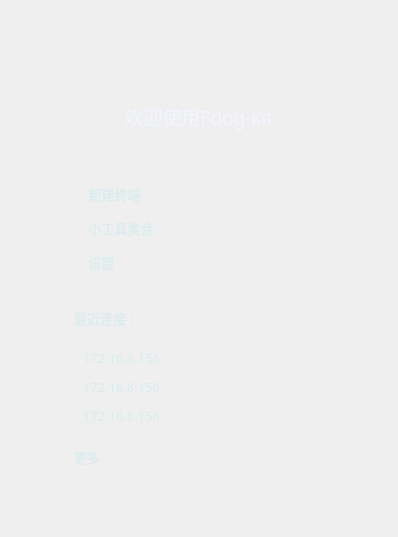
                  <widget class="QWidget" name="widget_welcome_body" native="true">
                   <layout class="QHBoxLayout" name="horizontalLayout_5">
                    <property name="topMargin">
                     <number>0</number>
                    </property>
                    <item>
                     <spacer name="widget_welcome_body_horizontalSpacer_left">
                      <property name="orientation">
                       <enum>Qt::Horizontal</enum>
                      </property>
                      <property name="sizeHint" stdset="0">
                       <size>
                        <width>40</width>
                        <height>20</height>
                       </size>
                      </property>
                     </spacer>
                    </item>
                    <item>
                     <widget class="QWidget" name="widget_welcome_body_widget" native="true">
                      <layout class="QHBoxLayout" name="horizontalLayout_4">
                       <property name="topMargin">
                        <number>0</number>
                       </property>
                       <item>
                        <widget class="QWidget" name="widget_welcome_body_widget2" native="true">
                         <property name="layoutDirection">
                          <enum>Qt::LeftToRight</enum>
                         </property>
                         <layout class="QVBoxLayout" name="verticalLayout_8">
                          <property name="spacing">
                           <number>20</number>
                          </property>
                          <property name="topMargin">
                           <number>0</number>
                          </property>
                          <item>
                           <spacer name="widget_welcome_body_widget2_verticalSpacer_top">
                            <property name="orientation">
                             <enum>Qt::Vertical</enum>
                            </property>
                            <property name="sizeType">
                             <enum>QSizePolicy::Expanding</enum>
                            </property>
                            <property name="sizeHint" stdset="0">
                             <size>
                              <width>20</width>
                              <height>5</height>
                             </size>
                            </property>
                           </spacer>
                          </item>
                          <item>
                           <widget class="QWidget" name="widget_welcome_body_widget2_info" native="true">
                            <property name="minimumSize">
                             <size>
                              <width>0</width>
                              <height>0</height>
                             </size>
                            </property>
                            <property name="maximumSize">
                             <size>
                              <width>16777215</width>
                              <height>160</height>
                             </size>
                            </property>
                            <layout class="QVBoxLayout" name="verticalLayout_11">
                             <property name="spacing">
                              <number>0</number>
                             </property>
                             <item>
                              <widget class="QWidget" name="widget_welcome_body_widget2_info_widget" native="true">
                               <property name="sizePolicy">
                                <sizepolicy hsizetype="Preferred" vsizetype="Preferred">
                                 <horstretch>48</horstretch>
                                 <verstretch>48</verstretch>
                                </sizepolicy>
                               </property>
                               <property name="minimumSize">
                                <size>
                                 <width>80</width>
                                 <height>80</height>
                                </size>
                               </property>
                               <property name="maximumSize">
                                <size>
                                 <width>16777215</width>
                                 <height>80</height>
                                </size>
                               </property>
                               <layout class="QHBoxLayout" name="horizontalLayout_3">
                                <property name="leftMargin">
                                 <number>0</number>
                                </property>
                                <property name="topMargin">
                                 <number>0</number>
                                </property>
                                <property name="rightMargin">
                                 <number>0</number>
                                </property>
                                <property name="bottomMargin">
                                 <number>0</number>
                                </property>
                                <item>
                                 <widget class="QLabel" name="widget_welcome_body_widget2_info_widget_icon">
                                  <property name="minimumSize">
                                   <size>
                                    <width>80</width>
                                    <height>80</height>
                                   </size>
                                  </property>
                                  <property name="maximumSize">
                                   <size>
                                    <width>80</width>
                                    <height>80</height>
                                   </size>
                                  </property>
                                  <property name="font">
                                   <font>
                                    <family>OPPOSans B</family>
                                    <pointsize>20</pointsize>
                                    <stylestrategy>PreferAntialias</stylestrategy>
                                   </font>
                                  </property>
                                  <property name="styleSheet">
                                   <string notr="true">border-image: url(:/lib/icon_80.png);</string>
                                  </property>
                                  <property name="text">
                                   <string/>
                                  </property>
                                 </widget>
                                </item>
                               </layout>
                              </widget>
                             </item>
                             <item>
                              <widget class="QLabel" name="widget_welcome_body_widget2_info_text">
                               <property name="minimumSize">
                                <size>
                                 <width>0</width>
                                 <height>45</height>
                                </size>
                               </property>
                               <property name="maximumSize">
                                <size>
                                 <width>16777215</width>
                                 <height>45</height>
                                </size>
                               </property>
                               <property name="font">
                                <font>
                                 <family>OPPOSans B</family>
                                 <pointsize>14</pointsize>
                                 <weight>50</weight>
                                 <italic>false</italic>
                                 <bold>false</bold>
                                 <stylestrategy>PreferAntialias</stylestrategy>
                                </font>
                               </property>
                               <property name="styleSheet">
                                <string notr="true">color: qlineargradient(spread:pad, x1:0.789318, y1:0.358, x2:1, y2:1, stop:0 rgba(0, 213, 205, 255), stop:1 rgba(255, 255, 255, 255));
color: rgb(242, 245, 255);</string>
                               </property>
                               <property name="text">
                                <string>欢迎使用Fdog-kit</string>
                               </property>
                               <property name="alignment">
                                <set>Qt::AlignCenter</set>
                               </property>
                              </widget>
                             </item>
                            </layout>
                           </widget>
                          </item>
                          <item>
                           <widget class="QWidget" name="widget_welcome_body_widget2_newCreate" native="true">
                            <property name="minimumSize">
                             <size>
                              <width>260</width>
                              <height>120</height>
                             </size>
                            </property>
                            <property name="maximumSize">
                             <size>
                              <width>260</width>
                              <height>120</height>
                             </size>
                            </property>
                            <property name="styleSheet">
                             <string notr="true">background-color: rgba(217, 236, 237, 10);
border-radius: 10px;</string>
                            </property>
                            <layout class="QVBoxLayout" name="verticalLayout_10">
                             <property name="spacing">
                              <number>3</number>
                             </property>
                             <property name="leftMargin">
                              <number>15</number>
                             </property>
                             <property name="topMargin">
                              <number>10</number>
                             </property>
                             <property name="rightMargin">
                              <number>15</number>
                             </property>
                             <property name="bottomMargin">
                              <number>10</number>
                             </property>
                             <item>
                              <widget class="QToolButton" name="widget_welcome_body_widget2_newCreate_newTerminal">
                               <property name="sizePolicy">
                                <sizepolicy hsizetype="Maximum" vsizetype="Maximum">
                                 <horstretch>50</horstretch>
                                 <verstretch>50</verstretch>
                                </sizepolicy>
                               </property>
                               <property name="minimumSize">
                                <size>
                                 <width>0</width>
                                 <height>30</height>
                                </size>
                               </property>
                               <property name="font">
                                <font>
                                 <family>OPPOSans B</family>
                                 <pointsize>10</pointsize>
                                 <stylestrategy>PreferAntialias</stylestrategy>
                                </font>
                               </property>
                               <property name="layoutDirection">
                                <enum>Qt::LeftToRight</enum>
                               </property>
                               <property name="styleSheet">
                                <string notr="true">QToolButton {
	
	color: rgb(217, 236, 237);
	background-color: rgba(255, 255, 255, 0);
	border: none;
}

QToolButton::menu-indicator { 
	image: None;
}

 
QToolButton:hover {
	color: rgb(255, 255, 255);
	background-color: rgba(255, 255, 255, 0);
	border: none;
}</string>
                               </property>
                               <property name="text">
                                <string>新建终端</string>
                               </property>
                               <property name="icon">
                                <iconset resource="lib.qrc">
                                 <normaloff>:/lib/add3.png</normaloff>:/lib/add3.png</iconset>
                               </property>
                               <property name="iconSize">
                                <size>
                                 <width>20</width>
                                 <height>20</height>
                                </size>
                               </property>
                               <property name="toolButtonStyle">
                                <enum>Qt::ToolButtonTextBesideIcon</enum>
                               </property>
                              </widget>
                             </item>
                             <item>
                              <widget class="QToolButton" name="widget_welcome_body_widget2_newCreate_newTool">
                               <property name="sizePolicy">
                                <sizepolicy hsizetype="Maximum" vsizetype="Maximum">
                                 <horstretch>50</horstretch>
                                 <verstretch>50</verstretch>
                                </sizepolicy>
                               </property>
                               <property name="minimumSize">
                                <size>
                                 <width>0</width>
                                 <height>30</height>
                                </size>
                               </property>
                               <property name="font">
                                <font>
                                 <family>OPPOSans B</family>
                                 <pointsize>10</pointsize>
                                 <stylestrategy>PreferAntialias</stylestrategy>
                                </font>
                               </property>
                               <property name="layoutDirection">
                                <enum>Qt::LeftToRight</enum>
                               </property>
                               <property name="styleSheet">
                                <string notr="true">QToolButton {
	color: rgb(217, 236, 237);
	background-color: rgba(255, 255, 255, 0);
	border: none;
}

QToolButton::menu-indicator { 
	image: None;
}

 
QToolButton:hover {
	color: rgb(255, 255, 255);
	background-color: rgba(255, 255, 255, 0);
	border: none;
}</string>
                               </property>
                               <property name="text">
                                <string>小工具集合</string>
                               </property>
                               <property name="icon">
                                <iconset resource="lib.qrc">
                                 <normaloff>:/lib/tool2.png</normaloff>:/lib/tool2.png</iconset>
                               </property>
                               <property name="iconSize">
                                <size>
                                 <width>20</width>
                                 <height>20</height>
                                </size>
                               </property>
                               <property name="toolButtonStyle">
                                <enum>Qt::ToolButtonTextBesideIcon</enum>
                               </property>
                              </widget>
                             </item>
                             <item>
                              <widget class="QToolButton" name="widget_welcome_body_widget2_newCreate_setting">
                               <property name="sizePolicy">
                                <sizepolicy hsizetype="Maximum" vsizetype="Maximum">
                                 <horstretch>50</horstretch>
                                 <verstretch>50</verstretch>
                                </sizepolicy>
                               </property>
                               <property name="minimumSize">
                                <size>
                                 <width>0</width>
                                 <height>30</height>
                                </size>
                               </property>
                               <property name="font">
                                <font>
                                 <family>OPPOSans B</family>
                                 <pointsize>10</pointsize>
                                 <stylestrategy>PreferAntialias</stylestrategy>
                                </font>
                               </property>
                               <property name="styleSheet">
                                <string notr="true">QToolButton {
	color: rgb(217, 236, 237);
	background-color: rgba(255, 255, 255, 0);
	border: none;
}

QToolButton::menu-indicator { 
	image: None;
}

 
QToolButton:hover {
	color: rgb(255, 255, 255);
	background-color: rgba(255, 255, 255, 0);
	border: none;
}</string>
                               </property>
                               <property name="text">
                                <string>设置</string>
                               </property>
                               <property name="icon">
                                <iconset resource="lib.qrc">
                                 <normaloff>:/lib/setiing2.png</normaloff>:/lib/setiing2.png</iconset>
                               </property>
                               <property name="iconSize">
                                <size>
                                 <width>20</width>
                                 <height>20</height>
                                </size>
                               </property>
                               <property name="toolButtonStyle">
                                <enum>Qt::ToolButtonTextBesideIcon</enum>
                               </property>
                              </widget>
                             </item>
                            </layout>
                           </widget>
                          </item>
                          <item>
                           <widget class="QWidget" name="widget_welcome_body_widget2_nearestConnectionInfo" native="true">
                            <property name="minimumSize">
                             <size>
                              <width>260</width>
                              <height>0</height>
                             </size>
                            </property>
                            <property name="maximumSize">
                             <size>
                              <width>260</width>
                              <height>16777215</height>
                             </size>
                            </property>
                            <property name="styleSheet">
                             <string notr="true"/>
                            </property>
                            <layout class="QVBoxLayout" name="verticalLayout_16">
                             <property name="spacing">
                              <number>10</number>
                             </property>
                             <property name="leftMargin">
                              <number>0</number>
                             </property>
                             <property name="topMargin">
                              <number>0</number>
                             </property>
                             <property name="rightMargin">
                              <number>0</number>
                             </property>
                             <property name="bottomMargin">
                              <number>0</number>
                             </property>
                             <item>
                              <widget class="QLabel" name="widget_welcome_body_widget2_nearestConnectionInfo_nearest">
                               <property name="minimumSize">
                                <size>
                                 <width>260</width>
                                 <height>0</height>
                                </size>
                               </property>
                               <property name="maximumSize">
                                <size>
                                 <width>260</width>
                                 <height>16777215</height>
                                </size>
                               </property>
                               <property name="font">
                                <font>
                                 <family>OPPOSans B</family>
                                 <pointsize>10</pointsize>
                                 <stylestrategy>PreferAntialias</stylestrategy>
                                </font>
                               </property>
                               <property name="styleSheet">
                                <string notr="true">color: rgb(217, 236, 237);
padding-left:2px;
padding-right:3px;</string>
                               </property>
                               <property name="text">
                                <string>最近连接：</string>
                               </property>
                              </widget>
                             </item>
                             <item>
                              <widget class="QWidget" name="widget_welcome_body_widget2_nearestConnectionInfo_list" native="true">
                               <property name="minimumSize">
                                <size>
                                 <width>260</width>
                                 <height>0</height>
                                </size>
                               </property>
                               <property name="maximumSize">
                                <size>
                                 <width>260</width>
                                 <height>16777215</height>
                                </size>
                               </property>
                               <property name="styleSheet">
                                <string notr="true">background-color: rgba(217, 236, 237, 10);
border-radius: 10px;
color: rgb(217, 236, 237);</string>
                               </property>
                               <layout class="QVBoxLayout" name="verticalLayout_17">
                                <property name="spacing">
                                 <number>8</number>
                                </property>
                                <item>
                                 <widget class="QToolButton" name="toolButton_20">
                                  <property name="sizePolicy">
                                   <sizepolicy hsizetype="Maximum" vsizetype="Maximum">
                                    <horstretch>50</horstretch>
                                    <verstretch>50</verstretch>
                                   </sizepolicy>
                                  </property>
                                  <property name="font">
                                   <font>
                                    <family>OPPOSans B</family>
                                    <pointsize>10</pointsize>
                                    <stylestrategy>PreferAntialias</stylestrategy>
                                   </font>
                                  </property>
                                  <property name="layoutDirection">
                                   <enum>Qt::LeftToRight</enum>
                                  </property>
                                  <property name="styleSheet">
                                   <string notr="true">QToolButton {
	color: rgb(217, 236, 237);
	background-color: rgba(255, 255, 255, 0);
	border: none;
}

QToolButton::menu-indicator { 
	image: None;
}

 
QToolButton:hover {
	color: rgb(255, 255, 255);
	background-color: rgba(255, 255, 255, 0);
	border: none;
}</string>
                                  </property>
                                  <property name="text">
                                   <string>172.16.8.156</string>
                                  </property>
                                  <property name="iconSize">
                                   <size>
                                    <width>20</width>
                                    <height>20</height>
                                   </size>
                                  </property>
                                  <property name="toolButtonStyle">
                                   <enum>Qt::ToolButtonTextBesideIcon</enum>
                                  </property>
                                 </widget>
                                </item>
                                <item>
                                 <widget class="QToolButton" name="toolButton_21">
                                  <property name="sizePolicy">
                                   <sizepolicy hsizetype="Maximum" vsizetype="Maximum">
                                    <horstretch>50</horstretch>
                                    <verstretch>50</verstretch>
                                   </sizepolicy>
                                  </property>
                                  <property name="font">
                                   <font>
                                    <family>OPPOSans B</family>
                                    <pointsize>10</pointsize>
                                    <stylestrategy>PreferAntialias</stylestrategy>
                                   </font>
                                  </property>
                                  <property name="layoutDirection">
                                   <enum>Qt::LeftToRight</enum>
                                  </property>
                                  <property name="styleSheet">
                                   <string notr="true">QToolButton {
	color: rgb(217, 236, 237);
	background-color: rgba(255, 255, 255, 0);
	border: none;
}

QToolButton::menu-indicator { 
	image: None;
}

 
QToolButton:hover {
	color: rgb(255, 255, 255);
	background-color: rgba(255, 255, 255, 0);
	border: none;
}</string>
                                  </property>
                                  <property name="text">
                                   <string>172.16.8.156</string>
                                  </property>
                                  <property name="iconSize">
                                   <size>
                                    <width>20</width>
                                    <height>20</height>
                                   </size>
                                  </property>
                                  <property name="toolButtonStyle">
                                   <enum>Qt::ToolButtonTextBesideIcon</enum>
                                  </property>
                                 </widget>
                                </item>
                                <item>
                                 <widget class="QToolButton" name="toolButton_25">
                                  <property name="sizePolicy">
                                   <sizepolicy hsizetype="Maximum" vsizetype="Maximum">
                                    <horstretch>50</horstretch>
                                    <verstretch>50</verstretch>
                                   </sizepolicy>
                                  </property>
                                  <property name="font">
                                   <font>
                                    <family>OPPOSans B</family>
                                    <pointsize>10</pointsize>
                                    <stylestrategy>PreferAntialias</stylestrategy>
                                   </font>
                                  </property>
                                  <property name="layoutDirection">
                                   <enum>Qt::LeftToRight</enum>
                                  </property>
                                  <property name="styleSheet">
                                   <string notr="true">QToolButton {
	color: rgb(217, 236, 237);
	background-color: rgba(255, 255, 255, 0);
	border: none;
}

QToolButton::menu-indicator { 
	image: None;
}

 
QToolButton:hover {
	color: rgb(255, 255, 255);
	background-color: rgba(255, 255, 255, 0);
	border: none;
}</string>
                                  </property>
                                  <property name="text">
                                   <string>172.16.8.156</string>
                                  </property>
                                  <property name="iconSize">
                                   <size>
                                    <width>20</width>
                                    <height>20</height>
                                   </size>
                                  </property>
                                  <property name="toolButtonStyle">
                                   <enum>Qt::ToolButtonTextBesideIcon</enum>
                                  </property>
                                 </widget>
                                </item>
                               </layout>
                              </widget>
                             </item>
                             <item>
                              <widget class="QToolButton" name="widget_welcome_body_widget2_nearestConnectionInfo_more">
                               <property name="sizePolicy">
                                <sizepolicy hsizetype="Maximum" vsizetype="Maximum">
                                 <horstretch>50</horstretch>
                                 <verstretch>50</verstretch>
                                </sizepolicy>
                               </property>
                               <property name="font">
                                <font>
                                 <family>OPPOSans B</family>
                                 <pointsize>10</pointsize>
                                 <stylestrategy>PreferAntialias</stylestrategy>
                                </font>
                               </property>
                               <property name="layoutDirection">
                                <enum>Qt::LeftToRight</enum>
                               </property>
                               <property name="styleSheet">
                                <string notr="true">QToolButton {
	color: rgb(217, 236, 237);
	background-color: rgba(255, 255, 255, 0);
	border: none;
}

QToolButton::menu-indicator { 
	image: None;
}

 
QToolButton:hover {
	color: rgb(255, 255, 255);
	background-color: rgba(255, 255, 255, 0);
	border: none;
}</string>
                               </property>
                               <property name="text">
                                <string>更多</string>
                               </property>
                               <property name="iconSize">
                                <size>
                                 <width>20</width>
                                 <height>20</height>
                                </size>
                               </property>
                               <property name="toolButtonStyle">
                                <enum>Qt::ToolButtonTextBesideIcon</enum>
                               </property>
                              </widget>
                             </item>
                            </layout>
                           </widget>
                          </item>
                          <item>
                           <spacer name="widget_welcome_body_widget2_verticalSpacer_bottom">
                            <property name="orientation">
                             <enum>Qt::Vertical</enum>
                            </property>
                            <property name="sizeHint" stdset="0">
                             <size>
                              <width>20</width>
                              <height>40</height>
                             </size>
                            </property>
                           </spacer>
                          </item>
                         </layout>
                        </widget>
                       </item>
                      </layout>
                     </widget>
                    </item>
                    <item>
                     <spacer name="widget_welcome_body_horizontalSpacer_right">
                      <property name="orientation">
                       <enum>Qt::Horizontal</enum>
                      </property>
                      <property name="sizeHint" stdset="0">
                       <size>
                        <width>40</width>
                        <height>20</height>
                       </size>
                      </property>
                     </spacer>
                    </item>
                   </layout>
                  </widget>
